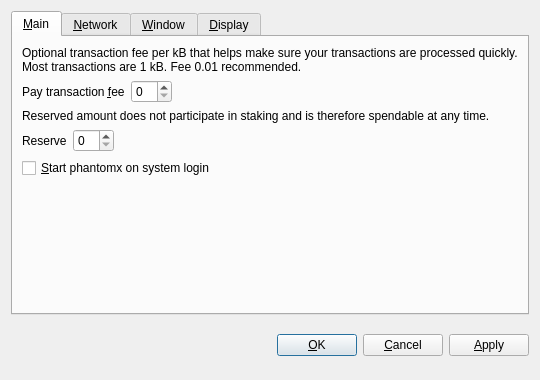
<?xml version="1.0" encoding="UTF-8"?>
<ui version="4.0">
 <class>OptionsDialog</class>
 <widget class="QDialog" name="OptionsDialog">
  <property name="geometry">
   <rect>
    <x>0</x>
    <y>0</y>
    <width>540</width>
    <height>380</height>
   </rect>
  </property>
  <property name="windowTitle">
   <string>Options</string>
  </property>
  <property name="modal">
   <bool>true</bool>
  </property>
  <layout class="QVBoxLayout" name="verticalLayout">
   <item>
    <widget class="QTabWidget" name="tabWidget">
     <property name="tabPosition">
      <enum>QTabWidget::North</enum>
     </property>
     <property name="currentIndex">
      <number>0</number>
     </property>
     <widget class="QWidget" name="tabMain">
      <attribute name="title">
       <string>&amp;Main</string>
      </attribute>
      <layout class="QVBoxLayout" name="verticalLayout_Main">
       <item>
        <widget class="QLabel" name="transactionFeeInfoLabel">
         <property name="text">
          <string>Optional transaction fee per kB that helps make sure your transactions are processed quickly. Most transactions are 1 kB. Fee 0.01 recommended.</string>
         </property>
         <property name="textFormat">
          <enum>Qt::PlainText</enum>
         </property>
         <property name="wordWrap">
          <bool>true</bool>
         </property>
        </widget>
       </item>
       <item>
        <layout class="QHBoxLayout" name="horizontalLayoutFee">
         <item>
          <widget class="QLabel" name="transactionFeeLabel">
           <property name="text">
            <string>Pay transaction &amp;fee</string>
           </property>
           <property name="textFormat">
            <enum>Qt::PlainText</enum>
           </property>
           <property name="buddy">
            <cstring>transactionFee</cstring>
           </property>
          </widget>
         </item>
         <item>
          <widget class="BitcoinAmountField" name="transactionFee"/>
         </item>
         <item>
          <spacer name="horizontalSpacerFee">
           <property name="orientation">
            <enum>Qt::Horizontal</enum>
           </property>
           <property name="sizeHint" stdset="0">
            <size>
             <width>40</width>
             <height>20</height>
            </size>
           </property>
          </spacer>
         </item>
        </layout>
       </item>
       <item>
        <widget class="QLabel" name="reserveBalanceInfoLabel">
         <property name="text">
          <string>Reserved amount does not participate in staking and is therefore spendable at any time.</string>
         </property>
         <property name="textFormat">
          <enum>Qt::PlainText</enum>
         </property>
         <property name="wordWrap">
          <bool>true</bool>
         </property>
        </widget>
       </item>
       <item>
        <layout class="QHBoxLayout" name="horizontalLayoutReserveBalance">
         <item>
          <widget class="QLabel" name="reserveBalanceLabel">
           <property name="text">
            <string>Reserve</string>
           </property>
           <property name="textFormat">
            <enum>Qt::PlainText</enum>
           </property>
           <property name="buddy">
            <cstring>reserveBalance</cstring>
           </property>
          </widget>
         </item>
         <item>
          <widget class="BitcoinAmountField" name="reserveBalance"/>
         </item>
         <item>
          <spacer name="horizontalSpacerReserveBalance">
           <property name="orientation">
            <enum>Qt::Horizontal</enum>
           </property>
           <property name="sizeHint" stdset="0">
            <size>
             <width>40</width>
             <height>20</height>
            </size>
           </property>
          </spacer>
         </item>
        </layout>
       </item>
       <item>
        <widget class="QCheckBox" name="bitcoinAtStartup">
         <property name="toolTip">
          <string>Automatically start phantomx after logging in to the system.</string>
         </property>
         <property name="text">
          <string>&amp;Start phantomx on system login</string>
         </property>
        </widget>
       </item>
       <item>
        <spacer name="verticalSpacer_Main">
         <property name="orientation">
          <enum>Qt::Vertical</enum>
         </property>
         <property name="sizeHint" stdset="0">
          <size>
           <width>20</width>
           <height>40</height>
          </size>
         </property>
        </spacer>
       </item>
      </layout>
     </widget>
     <widget class="QWidget" name="tabNetwork">
      <attribute name="title">
       <string>&amp;Network</string>
      </attribute>
      <layout class="QVBoxLayout" name="verticalLayout_Network">
       <item>
        <widget class="QCheckBox" name="mapPortUpnp">
         <property name="toolTip">
          <string>Automatically open the phantomx client port on the router. This only works when your router supports UPnP and it is enabled.</string>
         </property>
         <property name="text">
          <string>Map port using &amp;UPnP</string>
         </property>
        </widget>
       </item>
       <item>
        <widget class="QCheckBox" name="connectSocks">
         <property name="toolTip">
          <string>Connect to the phantomx network through a SOCKS5 proxy (e.g. when connecting through Tor).</string>
         </property>
         <property name="text">
          <string>&amp;Connect through SOCKS5 proxy:</string>
         </property>
        </widget>
       </item>
       <item>
        <layout class="QHBoxLayout" name="horizontalLayout_Network">
         <item>
          <widget class="QLabel" name="proxyIpLabel">
           <property name="text">
            <string>Proxy &amp;IP:</string>
           </property>
           <property name="textFormat">
            <enum>Qt::PlainText</enum>
           </property>
           <property name="buddy">
            <cstring>proxyIp</cstring>
           </property>
          </widget>
         </item>
         <item>
          <widget class="QValidatedLineEdit" name="proxyIp">
           <property name="maximumSize">
            <size>
             <width>140</width>
             <height>16777215</height>
            </size>
           </property>
           <property name="toolTip">
            <string>IP address of the proxy (e.g. 127.0.0.1)</string>
           </property>
          </widget>
         </item>
         <item>
          <widget class="QLabel" name="proxyPortLabel">
           <property name="text">
            <string>&amp;Port:</string>
           </property>
           <property name="textFormat">
            <enum>Qt::PlainText</enum>
           </property>
           <property name="buddy">
            <cstring>proxyPort</cstring>
           </property>
          </widget>
         </item>
         <item>
          <widget class="QLineEdit" name="proxyPort">
           <property name="maximumSize">
            <size>
             <width>55</width>
             <height>16777215</height>
            </size>
           </property>
           <property name="toolTip">
            <string>Port of the proxy (e.g. 9050)</string>
           </property>
          </widget>
         </item>
         <item>
          <spacer name="horizontalSpacer_Network">
           <property name="orientation">
            <enum>Qt::Horizontal</enum>
           </property>
           <property name="sizeHint" stdset="0">
            <size>
             <width>40</width>
             <height>20</height>
            </size>
           </property>
          </spacer>
         </item>
        </layout>
       </item>
       <item>
        <spacer name="verticalSpacer_Network">
         <property name="orientation">
          <enum>Qt::Vertical</enum>
         </property>
         <property name="sizeHint" stdset="0">
          <size>
           <width>20</width>
           <height>40</height>
          </size>
         </property>
        </spacer>
       </item>
      </layout>
     </widget>
     <widget class="QWidget" name="tabWindow">
      <attribute name="title">
       <string>&amp;Window</string>
      </attribute>
      <layout class="QVBoxLayout" name="verticalLayout_Window">
       <item>
        <widget class="QCheckBox" name="minimizeToTray">
         <property name="toolTip">
          <string>Show only a tray icon after minimizing the window.</string>
         </property>
         <property name="text">
          <string>&amp;Minimize to the tray instead of the taskbar</string>
         </property>
        </widget>
       </item>
       <item>
        <widget class="QCheckBox" name="minimizeOnClose">
         <property name="toolTip">
          <string>Minimize instead of exit the application when the window is closed. When this option is enabled, the application will be closed only after selecting Quit in the menu.</string>
         </property>
         <property name="text">
          <string>M&amp;inimize on close</string>
         </property>
        </widget>
       </item>
       <item>
        <spacer name="verticalSpacer_Window">
         <property name="orientation">
          <enum>Qt::Vertical</enum>
         </property>
         <property name="sizeHint" stdset="0">
          <size>
           <width>20</width>
           <height>40</height>
          </size>
         </property>
        </spacer>
       </item>
      </layout>
     </widget>
     <widget class="QWidget" name="tabDisplay">
      <attribute name="title">
       <string>&amp;Display</string>
      </attribute>
      <layout class="QVBoxLayout" name="verticalLayout_Display">
       <item>
        <layout class="QHBoxLayout" name="horizontalLayout_1_Display">
         <item>
          <widget class="QLabel" name="langLabel">
           <property name="text">
            <string>User Interface &amp;language:</string>
           </property>
           <property name="textFormat">
            <enum>Qt::PlainText</enum>
           </property>
           <property name="buddy">
            <cstring>lang</cstring>
           </property>
          </widget>
         </item>
         <item>
          <widget class="QValueComboBox" name="lang">
           <property name="toolTip">
            <string>The user interface language can be set here. This setting will take effect after restarting phantomx.</string>
           </property>
          </widget>
         </item>
        </layout>
       </item>
       <item>
        <layout class="QHBoxLayout" name="horizontalLayout_2_Display">
         <item>
          <widget class="QLabel" name="unitLabel">
           <property name="text">
            <string>&amp;Unit to show amounts in:</string>
           </property>
           <property name="textFormat">
            <enum>Qt::PlainText</enum>
           </property>
           <property name="buddy">
            <cstring>unit</cstring>
           </property>
          </widget>
         </item>
         <item>
          <widget class="QValueComboBox" name="unit">
           <property name="toolTip">
            <string>Choose the default subdivision unit to show in the interface and when sending coins.</string>
           </property>
          </widget>
         </item>
        </layout>
       </item>
       <item>
        <widget class="QCheckBox" name="coinControlFeatures">
         <property name="toolTip">
          <string>Whether to show coin control features or not.</string>
         </property>
         <property name="text">
          <string>Display coin &amp;control features (experts only!)</string>
         </property>
        </widget>
       </item>
       <item>
        <widget class="QCheckBox" name="minimizeCoinAge">
         <property name="toolTip">
          <string>Whether to select the coin outputs randomly or with minimal coin age.</string>
         </property>
         <property name="text">
          <string>Minimize weight consumption (experimental)</string>
         </property>
        </widget>
       </item>
       <item>
        <widget class="QCheckBox" name="useBlackTheme">
         <property name="text">
          <string>Use black visual theme (requires restart)</string>
         </property>
        </widget>
       </item>
       <item>
        <spacer name="verticalSpacer_Display">
         <property name="orientation">
          <enum>Qt::Vertical</enum>
         </property>
         <property name="sizeHint" stdset="0">
          <size>
           <width>20</width>
           <height>40</height>
          </size>
         </property>
        </spacer>
       </item>
      </layout>
     </widget>
    </widget>
   </item>
   <item>
    <layout class="QHBoxLayout" name="horizontalLayout_Buttons">
     <item>
      <spacer name="horizontalSpacer_1">
       <property name="orientation">
        <enum>Qt::Horizontal</enum>
       </property>
       <property name="sizeHint" stdset="0">
        <size>
         <width>40</width>
         <height>48</height>
        </size>
       </property>
      </spacer>
     </item>
     <item>
      <widget class="QLabel" name="statusLabel">
       <property name="font">
        <font>
         <weight>75</weight>
         <bold>true</bold>
        </font>
       </property>
       <property name="text">
        <string/>
       </property>
       <property name="textFormat">
        <enum>Qt::PlainText</enum>
       </property>
       <property name="wordWrap">
        <bool>true</bool>
       </property>
      </widget>
     </item>
     <item>
      <spacer name="horizontalSpacer_2">
       <property name="orientation">
        <enum>Qt::Horizontal</enum>
       </property>
       <property name="sizeHint" stdset="0">
        <size>
         <width>40</width>
         <height>48</height>
        </size>
       </property>
      </spacer>
     </item>
     <item>
      <widget class="QPushButton" name="okButton">
       <property name="text">
        <string>&amp;OK</string>
       </property>
      </widget>
     </item>
     <item>
      <widget class="QPushButton" name="cancelButton">
       <property name="text">
        <string>&amp;Cancel</string>
       </property>
       <property name="autoDefault">
        <bool>false</bool>
       </property>
      </widget>
     </item>
     <item>
      <widget class="QPushButton" name="applyButton">
       <property name="text">
        <string>&amp;Apply</string>
       </property>
       <property name="autoDefault">
        <bool>false</bool>
       </property>
      </widget>
     </item>
    </layout>
   </item>
  </layout>
 </widget>
 <customwidgets>
  <customwidget>
   <class>BitcoinAmountField</class>
   <extends>QSpinBox</extends>
   <header>bitcoinamountfield.h</header>
  </customwidget>
  <customwidget>
   <class>QValueComboBox</class>
   <extends>QComboBox</extends>
   <header>qvaluecombobox.h</header>
  </customwidget>
  <customwidget>
   <class>QValidatedLineEdit</class>
   <extends>QLineEdit</extends>
   <header>qvalidatedlineedit.h</header>
  </customwidget>
 </customwidgets>
 <resources/>
 <connections/>
</ui>
